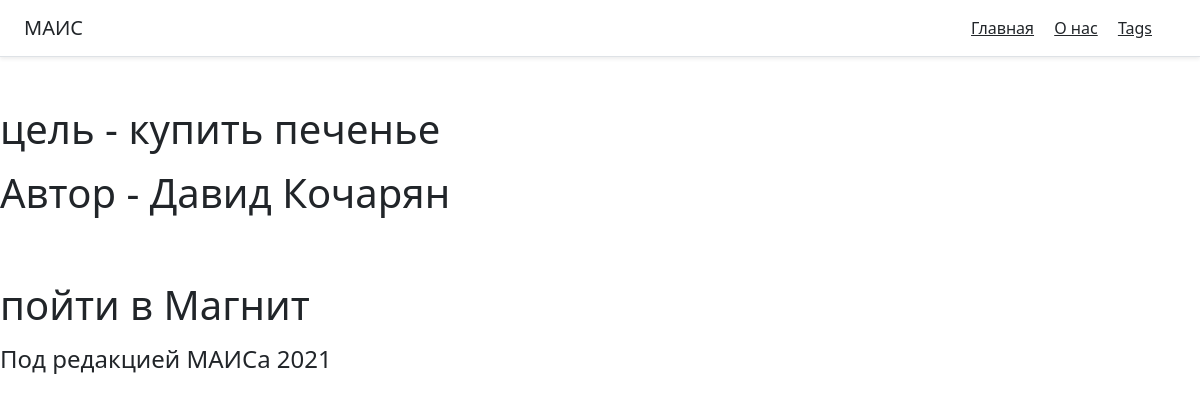
/book/купить-печенье-1618235064/, run on the app's committed database.
### main/models.py (models this page shows, shortened)
class Book(models.Model):
    title = models.CharField(max_length=20, db_index=True)
    slug = models.SlugField(max_length=150, blank=True, unique=True)
    autor = models.CharField(max_length =150 , db_index=True)
    tags = models.ManyToManyField('Tag', blank=True, related_name='books')
    date_pub = models.DateTimeField(auto_now_add=True)
    text = models.TextField(max_length=500, blank=True)
    class Meta:
        ordering = ['date_pub']

### main/views.py (the view)
# urls.py: path('book/<str:slug>/', BookDetail.as_view(), name='book_detail_url'),
class BookDetail(ObjectDetailMixin, View):
    model = Book
    template = 'main/book_detail.html'

### main/utils.py (called while the page is built)
    def get(self, request, slug):
        obj = get_object_or_404(self.model, slug__iexact=slug)
        return render(request, self.template , context={self.model.__name__.lower(): obj})

### main/templates/main/book_detail.html (shortened to what this page needs)
{% extends 'main/base.html' %}
{% block content %}
<h1 class="mt-5">
    <p> цель -  {{book.title}}</p>
    <p> Автор - {{ book.autor }} </p> <br>
    <p> {{book.text}} </p>
</h1>
<h4> Под редакцией МАИСа 2021</h4>
{% endblock %}

### data on the page
Book: title "купить печенье", autor "Давид Кочарян", text "пойти в Магнит"
